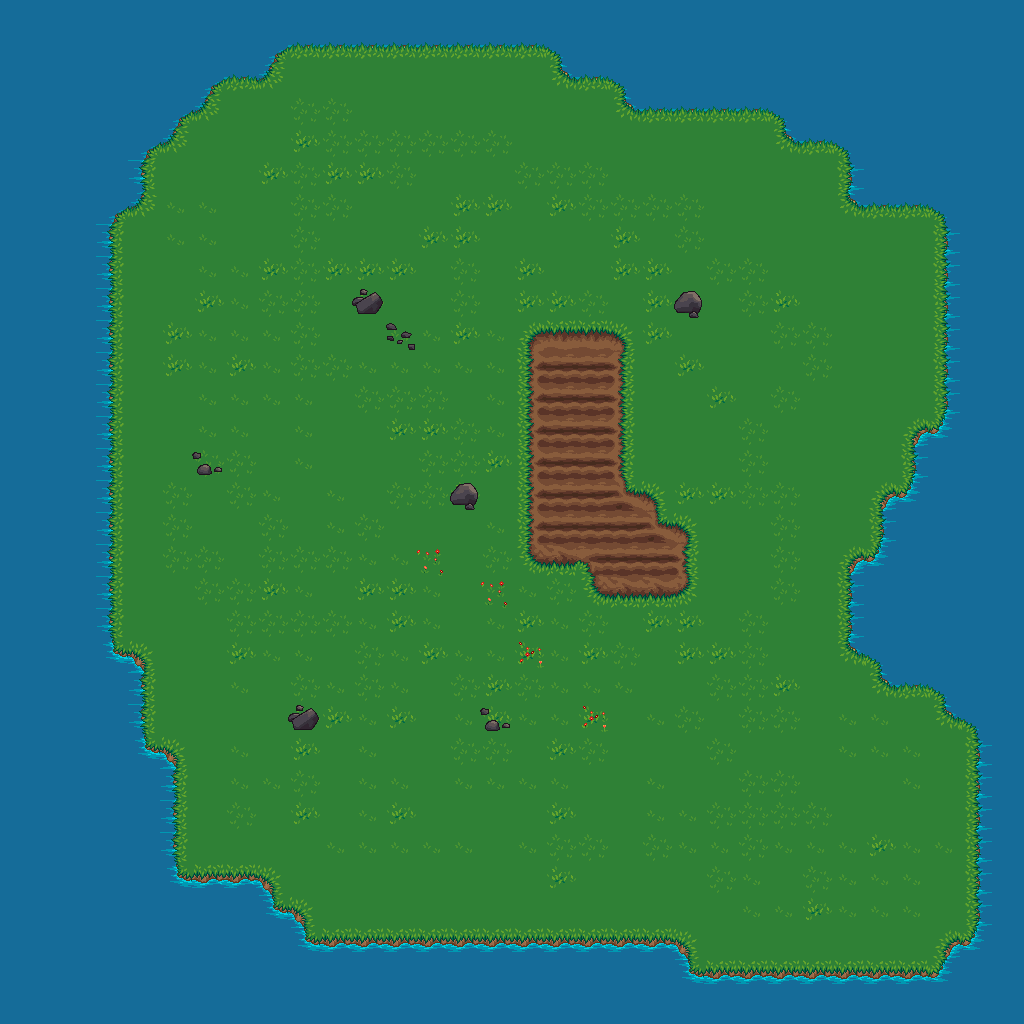

This is a level from a 2D game, rendered from its Tiled map with the project's own tilesets. A one-line summary and the map file follow, with tile-layer data summarised:
An orthogonal 32x32 tile map with 32x32 px tiles, 2 tile layers (terrain, rocks) and 8 objects.

<map version="1.2" tiledversion="1.3.5" orientation="orthogonal" renderorder="right-down" width="32" height="32" tilewidth="32" tileheight="32" infinite="0" nextlayerid="5" nextobjectid="1">
 <editorsettings>
  <export target="tile_map.lua" format="lua" />
 </editorsettings>
 <tileset firstgid="1" name="tile_set" tilewidth="32" tileheight="32" tilecount="483" columns="21">
  <image source="tile_set.png" width="672" height="736" />
  <terraintypes>
   <terrain name="light_rocks" tile="64" />
   <terrain name="grass" tile="190" />
   <terrain name="grassed_water" tile="322" />
  </terraintypes>
  <tile id="1" terrain="0,0,0," />
  <tile id="2" terrain="0,0,,0" />
  <tile id="22" terrain="0,,0,0" />
  <tile id="23" terrain=",0,0,0" />
  <tile id="42" terrain=",,,0" />
  <tile id="43" terrain=",,0,0" />
  <tile id="44" terrain=",,0," />
  <tile id="63" terrain=",0,,0" />
  <tile id="64" terrain="0,0,0,0" />
  <tile id="65" terrain="0,,0," />
  <tile id="84" terrain=",0,," />
  <tile id="85" terrain="0,0,," />
  <tile id="86" terrain="0,,," />
  <tile id="105" terrain="0,0,0,0" />
  <tile id="106" terrain="0,0,0,0" />
  <tile id="107" terrain="0,0,0,0" />
  <tile id="127" terrain="1,1,1," />
  <tile id="128" terrain="1,1,,1" />
  <tile id="148" terrain="1,,1,1" />
  <tile id="149" terrain=",1,1,1" />
  <tile id="168" terrain=",,,1" />
  <tile id="169" terrain=",,1,1" />
  <tile id="170" terrain=",,1," />
  <tile id="189" terrain=",1,,1" />
  <tile id="190" terrain="1,1,1,1" />
  <tile id="191" terrain="1,,1," />
  <tile id="210" terrain=",1,," />
  <tile id="211" terrain="1,1,," />
  <tile id="212" terrain="1,,," />
  <tile id="231" terrain="1,1,1,1" />
  <tile id="232" terrain="1,1,1,1" />
  <tile id="233" terrain="1,1,1,1" />
  <tile id="258">
   <properties>
    <property name="collidable" type="bool" value="true" />
   </properties>
  </tile>
  <tile id="259" terrain="2,2,2,">
   <properties>
    <property name="collidable" type="bool" value="true" />
   </properties>
  </tile>
  <tile id="260" terrain="2,2,,2">
   <properties>
    <property name="collidable" type="bool" value="true" />
   </properties>
  </tile>
  <tile id="279">
   <properties>
    <property name="collidable" type="bool" value="true" />
   </properties>
  </tile>
  <tile id="280" terrain="2,,2,2">
   <properties>
    <property name="collidable" type="bool" value="true" />
   </properties>
  </tile>
  <tile id="281" terrain=",2,2,2">
   <properties>
    <property name="collidable" type="bool" value="true" />
   </properties>
  </tile>
  <tile id="300" terrain=",,,2">
   <properties>
    <property name="collidable" type="bool" value="true" />
   </properties>
   <objectgroup draworder="index" id="2">
    <object id="1" x="0" y="0" width="32" height="32" />
   </objectgroup>
  </tile>
  <tile id="301" terrain=",,2,2">
   <properties>
    <property name="collidable" type="bool" value="true" />
   </properties>
   <objectgroup draworder="index" id="2">
    <object id="1" x="0" y="0" width="32" height="32" />
   </objectgroup>
  </tile>
  <tile id="302" terrain=",,2,">
   <properties>
    <property name="collidable" type="bool" value="true" />
   </properties>
   <objectgroup draworder="index" id="2">
    <object id="1" x="0" y="0" width="32" height="32" />
   </objectgroup>
  </tile>
  <tile id="321" terrain=",2,,2">
   <properties>
    <property name="collidable" type="bool" value="true" />
   </properties>
   <objectgroup draworder="index" id="3">
    <object id="4" x="0" y="0" width="32" height="32" />
   </objectgroup>
  </tile>
  <tile id="322" terrain="2,2,2,2" />
  <tile id="323" terrain="2,,2,">
   <properties>
    <property name="collidable" type="bool" value="true" />
   </properties>
   <objectgroup draworder="index" id="2">
    <object id="1" x="0" y="0" width="32" height="32" />
   </objectgroup>
  </tile>
  <tile id="342" terrain=",2,,">
   <properties>
    <property name="collidable" type="bool" value="true" />
   </properties>
   <objectgroup draworder="index" id="2">
    <object id="1" x="0" y="0" width="32" height="32" />
   </objectgroup>
  </tile>
  <tile id="343" terrain="2,2,,">
   <properties>
    <property name="collidable" type="bool" value="true" />
   </properties>
   <objectgroup draworder="index" id="2">
    <object id="1" x="0" y="0" width="32" height="32" />
   </objectgroup>
  </tile>
  <tile id="344" terrain="2,,,">
   <properties>
    <property name="collidable" type="bool" value="true" />
   </properties>
   <objectgroup draworder="index" id="2">
    <object id="1" x="0" y="0" width="32" height="32" />
   </objectgroup>
  </tile>
  <tile id="418">
   <properties>
    <property name="collidable" type="bool" value="true" />
   </properties>
  </tile>
  <tile id="419">
   <properties>
    <property name="collidable" type="bool" value="true" />
   </properties>
  </tile>
 </tileset>
 <layer id="1" name="terrain" width="32" height="32">
  <data>[1024 cells, 1024 non-empty, 21 distinct tile ids]</data>
 </layer>
 <layer id="4" name="rocks" width="32" height="32">
  <data>[1024 cells, 48 non-empty, 15 distinct tile ids]</data>
 </layer>
</map>
